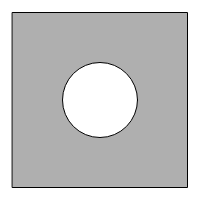
Frame 1 (no input)
Frame 60 (no input): identical to frame 1, image omitted
Frame 120 (the mouse pressed at the canvas centre since frame 60): identical to frame 1, image omitted

The p5.js sketch that drew this single still picture (run headless with seeded random() and noise() and a simulated clock; from frame 60 on, the mouse is pressed at the canvas centre):

// p5.js sketch
// ── sketch.js
// Learning Processing
// Daniel Shiffman
// http://www.learningprocessing.com

// Step 1: Write code that draws the following screenshots 
// with hard-coded values. (Feel free to use colors 
// instead of grayscale.)

// Step 2: Replace all of the hard-coded numbers with 
// variables.

// Step 3: Write assignment operations in draw() that 
// change the value of the variables.
// For example, “variable1 = variable1 + 2;”. 
// Try different expressions and see what happens!

function setup() {
  createCanvas(200,200); 
}

function draw() {
  background(255);
  stroke(0);
  rectMode(CENTER);
  fill(175);
  rect(100,100,175,175);
  fill(255);
  ellipse(100,100,75,75);
}
